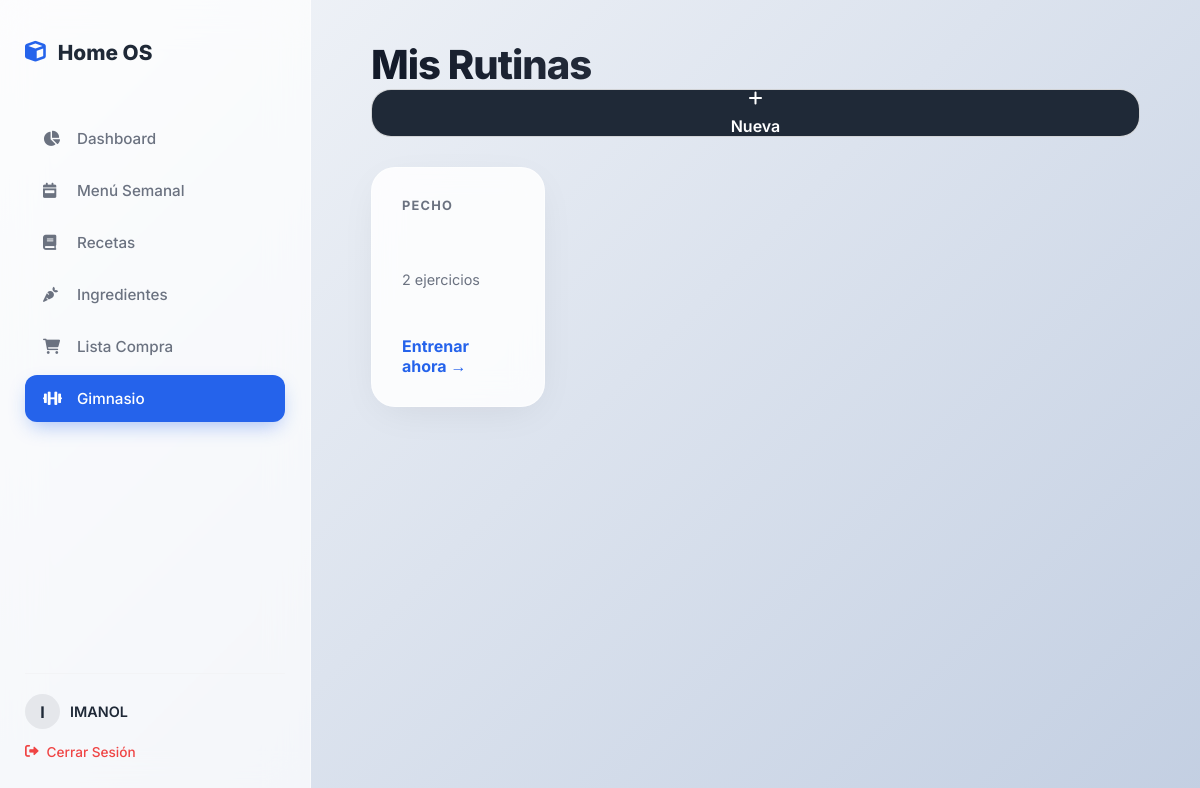
Page /gym/routines (signed in) on the committed database.
### models.py (models this page shows, shortened)
class User(UserMixin, db.Model):
    __tablename__ = 'user'
    id = db.Column(db.Integer, primary_key=True)
    username = db.Column(db.String(50), unique=True, nullable=False)
    email = db.Column(db.String(120), unique=True, nullable=False)
    password_hash = db.Column(db.String(128))
    recetas = db.relationship('Receta', backref='user', lazy=True)
    menus = db.relationship('MenuSemanal', backref='user', lazy=True)
    tareas = db.relationship('TareaLimpieza', backref='user', lazy=True)
    lavadoras = db.relationship('Lavadora', backref='user', lazy=True)
    items_compra = db.relationship('ShoppingItem', backref='user', lazy=True)

class Routine(db.Model):
    __tablename__ = 'routine'
    id = db.Column(db.Integer, primary_key=True)
    name = db.Column(db.String(100), nullable=False) # Ej: "Empuje A", "Pierna Hipertrofia"
    description = db.Column(db.String(200))
    user_id = db.Column(db.Integer, db.ForeignKey('user.id'), nullable=False)
    exercises = db.relationship('RoutineExercise', backref='routine', cascade="all, delete-orphan", lazy=True)

### app.py (the view)
@app.route('/gym/routines')
@login_required
def gym_routines():
    routines = Routine.query.filter_by(user_id=current_user.id).all()
    return render_template('gym/routines_list.html', routines=routines)

### app.py (called while the page is built)
@login.user_loader
def load_user(id):
    return User.query.get(int(id))

### templates/gym/routines_list.html (shortened to what this page needs)
{% extends "base.html" %}
{% block content %}
<div class="header-section">
    <h1>Mis Rutinas</h1>
    <a href="{{ url_for('create_routine') }}" class="action-key dark" style="width: auto; padding: 0 20px; text-decoration: none;">
        <i class="fas fa-plus"></i> Nueva
    </a>
</div>
<div class="bento-grid">
    {% for r in routines %}
    <div class="bento-card">
        <div class="widget-title">{{ r.name }}</div>
        <div style="color: var(--text-muted); font-size: 0.9rem; margin-bottom: 10px;">
            {{ r.exercises|length }} ejercicios
        </div>
        <a href="{{ url_for('gym_log', routine_id=r.id) }}" style="color: var(--primary); font-weight: 700; text-decoration: none;">
            Entrenar ahora &rarr;
        </a>
    </div>
    {% else %}
    <div class="bento-card span-3">
        No tienes rutinas creadas.
    </div>
    {% endfor %}
</div>
{% endblock %}

### templates/base.html (shortened to what this page needs)
<!DOCTYPE html>
<html lang="es">
<head>
    <link rel="stylesheet" href="{{ url_for('static', filename='style.css') }}">
    <link rel="stylesheet" href="https://cdnjs.cloudflare.com/ajax/libs/font-awesome/6.0.0-beta3/css/all.min.css">
</head>
<body>
    {% if current_user.is_authenticated %}
    <div class="sidebar">
        <div>
            <div class="brand">
                <i class="fas fa-cube"></i> Home OS
            </div>
            <nav class="nav-links">
                <a href="{{ url_for('dashboard') }}" class="{% if request.endpoint == 'dashboard' %}active{% endif %}">
                    <i class="fas fa-chart-pie" style="width: 20px;"></i>
                    Dashboard
                </a>
                <a href="{{ url_for('menu_semanal_page') }}" class="{% if 'menu' in request.path %}active{% endif %}">
                    <i class="fas fa-calendar-week" style="width: 20px;"></i>
                    Menú Semanal
                </a>
                <a href="{{ url_for('recetas_page') }}" class="{% if 'recetas' in request.path %}active{% endif %}">
    <i class="fas fa-book" style="width: 20px;"></i>
    Recetas
</a>
<a href="{{ url_for('ingredients_manager') }}" class="{% if 'ingredients' in request.path %}active{% endif %}">
    <i class="fas fa-carrot" style="width: 20px;"></i>
    Ingredientes
</a>
<a href="{{ url_for('shopping_list') }}" class="{% if 'shopping_list' in request.path %}active{% endif %}">
    <i class="fas fa-shopping-cart" style="width: 20px;"></i>
    Lista Compra
</a>
<a href="{{ url_for('gym_dashboard') }}" class="{% if 'gym' in request.path %}active{% endif %}">
    <i class="fas fa-dumbbell" style="width: 20px;"></i>
    Gimnasio
</a>
            </nav>
        </div>
        <div style="margin-top: auto; padding-top: 20px; border-top: 1px solid #F3F4F6;">
            <div style="display: flex; align-items: center; gap: 10px; margin-bottom: 15px;">
                <div style="width: 35px; height: 35px; background: #E5E7EB; border-radius: 50%; display: flex; align-items: center; justify-content: center; font-weight: bold; color: var(--text-main);">
                    {{ current_user.username[0]|upper }}
                </div>
                <div style="font-size: 0.9rem; font-weight: 600; color: var(--text-main);">{{ current_user.username }}</div>
            </div>
            <a href="{{ url_for('logout') }}" style="color: #EF4444; text-decoration: none; font-size: 0.85rem; display: flex; align-items: center; gap: 8px; font-weight: 500; transition: opacity 0.2s;">
                <i class="fas fa-sign-out-alt"></i> Cerrar Sesión
            </a>
        </div>
    </div>
    {% endif %}
    <div class="content" style="{% if not current_user.is_authenticated %}margin: 0 auto; max-width: 100%; display: flex; flex-direction: column; justify-content: center;{% endif %}">
        {% block content %}{% endblock %}
    </div>
</body>
</html>

### static/style.css (style rules this page uses)
:root { --bg-gradient: linear-gradient(135deg, #f5f7fa 0%, #c3cfe2 100%); --surface: rgba(255, 255, 255, 0.85); --surface-hover: rgba(255, 255, 255, 0.95); --primary: #2563EB; --primary-dark: #1E40AF; --text-main: #1F2937; --text-muted: #6B7280; --border-color: rgba(255, 255, 255, 0.6); --border-glass: 1px solid rgba(255, 255, 255, 0.5); --radius-card: 24px; --radius-sm: 12px; --shadow-soft: 0 10px 40px -10px rgba(0,0,0,0.08); --shadow-hover: 0 20px 40px -10px rgba(0,0,0,0.12); }
body { background: var(--bg-gradient); background-attachment: fixed; color: var(--text-main); font-family: 'Inter', sans-serif; margin: 0; display: flex; height: 100vh; overflow: hidden; }
.sidebar { width: 260px; background: rgba(255, 255, 255, 0.7); backdrop-filter: blur(20px); -webkit-backdrop-filter: blur(20px); padding: 40px 25px; border-right: var(--border-glass); display: flex; flex-direction: column; justify-content: space-between; z-index: 10; }
.brand { font-size: 1.3rem; font-weight: 800; color: var(--text-main); margin-bottom: 50px; display: flex; align-items: center; gap: 12px; }
.brand i { color: var(--primary); }
.nav-links a { display: flex; align-items: center; gap: 14px; padding: 14px 18px; color: var(--text-muted); text-decoration: none; border-radius: var(--radius-sm); font-weight: 500; transition: all 0.3s cubic-bezier(0.4, 0, 0.2, 1); margin-bottom: 5px; font-size: 0.95rem; }
.nav-links a.active { background: var(--primary); color: white; box-shadow: 0 8px 20px -5px rgba(37, 99, 235, 0.4); }
.content { flex: 1; padding: 40px 60px; overflow-y: auto; position: relative; }
.header-section h1 { font-size: 2.5rem; font-weight: 800; color: var(--text-main); margin: 0; letter-spacing: -1px; background: -webkit-linear-gradient(45deg, #111827, #4B5563); -webkit-background-clip: text; -webkit-text-fill-color: transparent; }
.bento-grid { display: grid; grid-template-columns: repeat(4, 1fr); grid-template-rows: repeat(2, minmax(240px, auto)); gap: 25px; max-width: 1400px; margin-top: 30px; }
.bento-card { background: var(--surface); backdrop-filter: blur(15px); -webkit-backdrop-filter: blur(15px); border: var(--border-glass); border-radius: var(--radius-card); padding: 30px; box-shadow: var(--shadow-soft); display: flex; flex-direction: column; justify-content: space-between; transition: all 0.3s ease; position: relative; overflow: hidden; }
.widget-title { font-size: 0.8rem; text-transform: uppercase; font-weight: 700; color: var(--text-muted); letter-spacing: 1.2px; margin-bottom: 20px; display: flex; align-items: center; gap: 8px; }
.action-key { background: rgba(255,255,255,0.5); border: 1px solid rgba(255,255,255,0.8); border-radius: 20px; display: flex; flex-direction: column; align-items: center; justify-content: center; gap: 10px; text-decoration: none; color: var(--text-main); font-weight: 600; transition: all 0.2s; }
.action-key.dark { background: var(--text-main); color: white; }

### rows in the picture
User: username "I", username "IMANOL"
Routine: name "PECHO", exercises|length "2"
